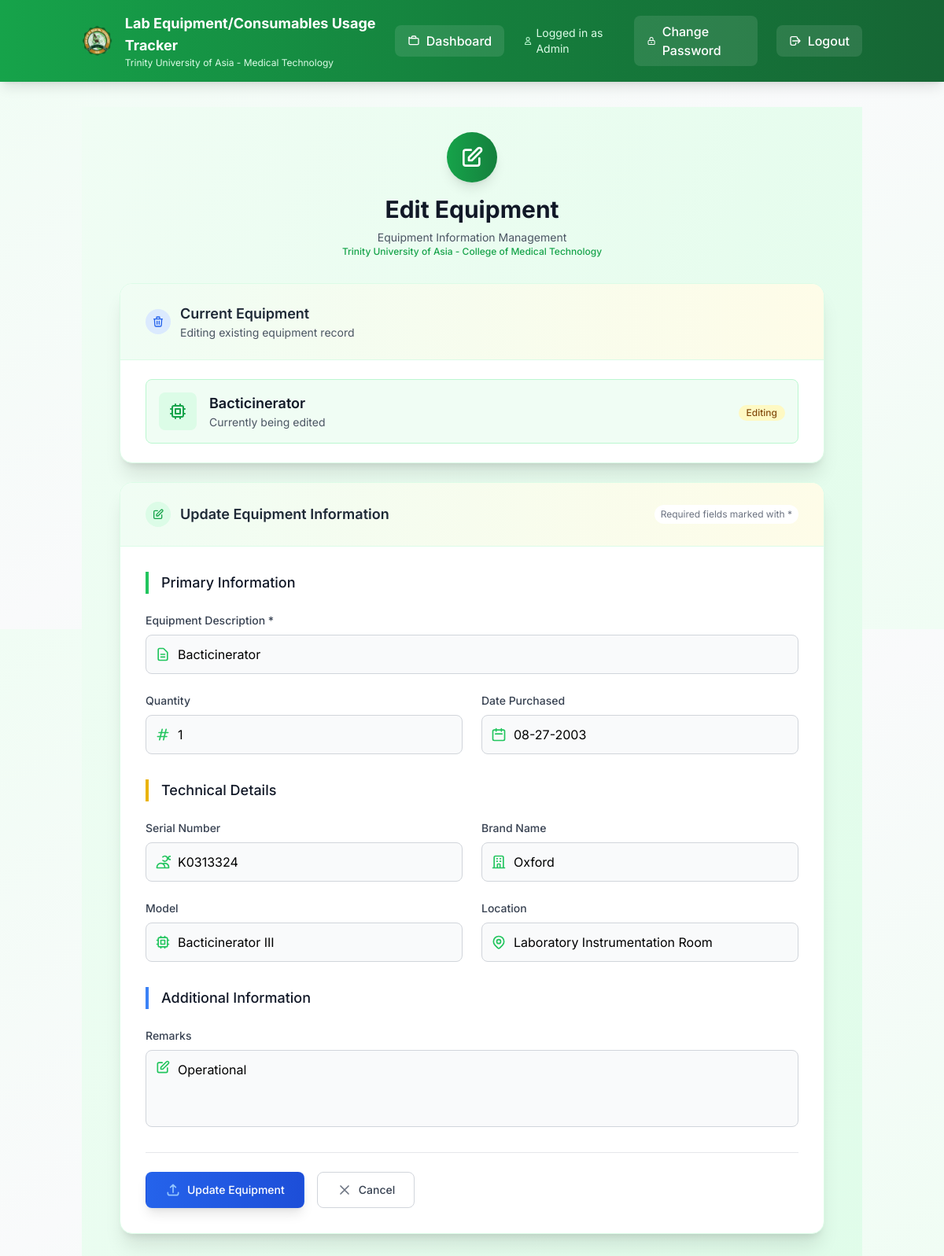
/equipment/edit/42 (signed in), run on the app's committed database.
### models.py (models this page shows)
class Equipment(db.Model):
    id = db.Column(db.Integer, primary_key=True)
    description = db.Column(db.String(200), nullable=False)
    qty = db.Column(db.Integer)
    date_purchased = db.Column(db.String(20))
    serial_number = db.Column(db.String(100))
    brand_name = db.Column(db.String(100))
    model = db.Column(db.String(100))
    remarks = db.Column(db.String(100))
    location = db.Column(db.String(200))
    barcode = db.Column(db.String(50), nullable=True)  # Barcode for quick scanning

### app.py (the view, shortened to what this page needs)
@app.route('/equipment/edit/<int:id>', methods=['GET', 'POST'])
def edit_equipment(id):
    if session.get('role') not in ['admin', 'tech']:
        return redirect(url_for('dashboard'))
    equipment = Equipment.query.get_or_404(id)
    return render_template('edit_equipment.html', equipment=equipment)

### templates/edit_equipment.html (shortened to what this page needs)
{% extends "base.html" %}
{% block content %}
<div class="min-h-screen bg-gradient-to-br from-green-50 to-green-100 py-8 px-4 sm:px-6 lg:px-8">
  <div class="max-w-4xl mx-auto">
    <div class="text-center mb-8">
      <div class="mx-auto h-16 w-16 bg-gradient-to-r from-green-600 to-green-700 rounded-full flex items-center justify-center shadow-lg mb-4">
        <svg class="h-8 w-8 text-white" fill="none" stroke="currentColor" viewBox="0 0 24 24">
          <path stroke-linecap="round" stroke-linejoin="round" stroke-width="2" d="M11 5H6a2 2 0 00-2 2v11a2 2 0 002 2h11a2 2 0 002-2v-5m-1.414-9.414a2 2 0 112.828 2.828L11.828 15H9v-2.828l8.586-8.586z"/>
        </svg>
      </div>
      <h1 class="text-3xl font-bold text-gray-900 mb-2">Edit Equipment</h1>
      <p class="text-sm text-gray-600">Equipment Information Management</p>
      <p class="text-xs text-green-600 font-medium">Trinity University of Asia - College of Medical Technology</p>
    </div>
    <div class="bg-white rounded-2xl shadow-xl border border-green-100 overflow-hidden mb-6">
      <div class="px-8 py-6 bg-gradient-to-r from-green-50 to-yellow-50 border-b border-green-100">
        <div class="flex items-center space-x-3">
          <div class="h-8 w-8 bg-blue-100 rounded-full flex items-center justify-center">
            <svg class="h-4 w-4 text-blue-600" fill="none" stroke="currentColor" viewBox="0 0 24 24">
              <path stroke-linecap="round" stroke-linejoin="round" stroke-width="2" d="M19 7l-.867 12.142A2 2 0 0116.138 21H7.862a2 2 0 01-1.995-1.858L5 7m5 4v6m4-6v6m1-10V4a1 1 0 00-1-1h-4a1 1 0 00-1 1v3M4 7h16"/>
            </svg>
          </div>
          <div>
            <h2 class="text-lg font-semibold text-gray-800">Current Equipment</h2>
            <p class="text-sm text-gray-600">Editing existing equipment record</p>
          </div>
        </div>
      </div>
      <div class="px-8 py-6">
        <div class="flex items-center space-x-4 p-4 bg-green-50 rounded-lg border border-green-200">
          <div class="flex-shrink-0">
            <div class="h-12 w-12 bg-green-100 rounded-lg flex items-center justify-center">
              <svg class="h-6 w-6 text-green-600" fill="none" stroke="currentColor" viewBox="0 0 24 24">
                <path stroke-linecap="round" stroke-linejoin="round" stroke-width="2" d="M9 3v2m6-2v2M9 19v2m6-2v2M5 9H3m2 6H3m18-6h-2m2 6h-2M7 19h10a2 2 0 002-2V7a2 2 0 00-2-2H7a2 2 0 00-2 2v10a2 2 0 002 2zM9 9h6v6H9V9z"/>
              </svg>
            </div>
          </div>
          <div class="flex-1">
            <h3 class="text-lg font-semibold text-gray-900">{{ equipment.description }}</h3>
            <p class="text-sm text-gray-600">Currently being edited</p>
          </div>
          <div class="flex-shrink-0">
            <span class="inline-flex items-center px-2.5 py-0.5 rounded-full text-xs font-medium bg-yellow-100 text-yellow-800">
              Editing
            </span>
          </div>
        </div>
      </div>
    </div>
    <div class="bg-white rounded-2xl shadow-xl border border-green-100 overflow-hidden">
      <div class="px-8 py-6 bg-gradient-to-r from-green-50 to-yellow-50 border-b border-green-100">
        <div class="flex items-center justify-between">
          <div class="flex items-center space-x-3">
            <div class="h-8 w-8 bg-green-100 rounded-full flex items-center justify-center">
              <svg class="h-4 w-4 text-green-600" fill="none" stroke="currentColor" viewBox="0 0 24 24">
                <path stroke-linecap="round" stroke-linejoin="round" stroke-width="2" d="M11 5H6a2 2 0 00-2 2v11a2 2 0 002 2h11a2 2 0 002-2v-5m-1.414-9.414a2 2 0 112.828 2.828L11.828 15H9v-2.828l8.586-8.586z"/>
              </svg>
            </div>
            <h2 class="text-lg font-semibold text-gray-800">Update Equipment Information</h2>
          </div>
          <span class="text-xs text-gray-500 bg-white px-2 py-1 rounded-full">Required fields marked with *</span>
        </div>
      </div>
      <div class="px-8 py-8">
        <form method="POST" class="space-y-8">
          <div class="space-y-6">
            <div class="border-l-4 border-green-500 pl-4">
              <h3 class="text-lg font-medium text-gray-900 mb-4">Primary Information</h3>
            </div>
            <div class="grid grid-cols-1 md:grid-cols-2 gap-6">
              <div class="md:col-span-2">
                <label class="block text-sm font-medium text-gray-700 mb-2">
                  Equipment Description *
                </label>
                <div class="relative">
                  <div class="absolute inset-y-0 left-0 pl-3 flex items-center pointer-events-none">
                  </div>
                  <input type="text" name="description" value="{{ equipment.description }}" required
                         placeholder="Enter equipment description"
                         class="block w-full pl-10 pr-3 py-3 border border-gray-300 rounded-lg focus:outline-none focus:ring-2 focus:ring-green-500 focus:border-green-500 transition duration-200 bg-gray-50 focus:bg-white">
                </div>
              </div>
              <div>
                <label class="block text-sm font-medium text-gray-700 mb-2">
                  Quantity
                </label>
                <div class="relative">
                  <div class="absolute inset-y-0 left-0 pl-3 flex items-center pointer-events-none">
                  </div>
                  <input type="number" name="qty" value="{{ equipment.qty }}" min="0"
                         placeholder="0"
                         class="block w-full pl-10 pr-3 py-3 border border-gray-300 rounded-lg focus:outline-none focus:ring-2 focus:ring-green-500 focus:border-green-500 transition duration-200 bg-gray-50 focus:bg-white">
                </div>
              </div>
              <div>
                <label class="block text-sm font-medium text-gray-700 mb-2">
                  Date Purchased
                </label>
                <div class="relative">
                  <div class="absolute inset-y-0 left-0 pl-3 flex items-center pointer-events-none">
                  </div>
                  <input type="text" name="date_purchased" value="{{ equipment.date_purchased }}"
                         placeholder="MM-DD-YYYY"
                         class="block w-full pl-10 pr-3 py-3 border border-gray-300 rounded-lg focus:outline-none focus:ring-2 focus:ring-green-500 focus:border-green-500 transition duration-200 bg-gray-50 focus:bg-white">
                </div>
              </div>
            </div>
          </div>
          <div class="space-y-6">
            <div class="border-l-4 border-yellow-500 pl-4">
              <h3 class="text-lg font-medium text-gray-900 mb-4">Technical Details</h3>
            </div>
            <div class="grid grid-cols-1 md:grid-cols-2 gap-6">
              <div>
                <label class="block text-sm font-medium text-gray-700 mb-2">
                  Serial Number
                </label>
                <div class="relative">
                  <div class="absolute inset-y-0 left-0 pl-3 flex items-center pointer-events-none">
                  </div>
                  <input type="text" name="serial_number" value="{{ equipment.serial_number }}"
                         placeholder="Enter serial number"
                         class="block w-full pl-10 pr-3 py-3 border border-gray-300 rounded-lg focus:outline-none focus:ring-2 focus:ring-green-500 focus:border-green-500 transition duration-200 bg-gray-50 focus:bg-white">
                </div>
              </div>
              <div>
                <label class="block text-sm font-medium text-gray-700 mb-2">
                  Brand Name
                </label>
                <div class="relative">
                  <div class="absolute inset-y-0 left-0 pl-3 flex items-center pointer-events-none">
                  </div>
                  <input type="text" name="brand_name" value="{{ equipment.brand_name }}"
                         placeholder="Enter brand name"
                         class="block w-full pl-10 pr-3 py-3 border border-gray-300 rounded-lg focus:outline-none focus:ring-2 focus:ring-green-500 focus:border-green-500 transition duration-200 bg-gray-50 focus:bg-white">
                </div>
              </div>
              <div>
                <label class="block text-sm font-medium text-gray-700 mb-2">
                  Model
                </label>
                <div class="relative">
                  <div class="absolute inset-y-0 left-0 pl-3 flex items-center pointer-events-none">
                  </div>
                  <input type="text" name="model" value="{{ equipment.model }}"
                         placeholder="Enter model number"
                         class="block w-full pl-10 pr-3 py-3 border border-gray-300 rounded-lg focus:outline-none focus:ring-2 focus:ring-green-500 focus:border-green-500 transition duration-200 bg-gray-50 focus:bg-white">
                </div>
              </div>
              <div>
                <label class="block text-sm font-medium text-gray-700 mb-2">
                  Location
                </label>
                <div class="relative">
                  <div class="absolute inset-y-0 left-0 pl-3 flex items-center pointer-events-none">
                  </div>
                  <input type="text" name="location" value="{{ equipment.location }}"
                         placeholder="Enter location (e.g., Lab A, Room 101)"
                         class="block w-full pl-10 pr-3 py-3 border border-gray-300 rounded-lg focus:outline-none focus:ring-2 focus:ring-green-500 focus:border-green-500 transition duration-200 bg-gray-50 focus:bg-white">
                </div>
              </div>
            </div>
          </div>
          <div class="space-y-6">
            <div class="border-l-4 border-blue-500 pl-4">
              <h3 class="text-lg font-medium text-gray-900 mb-4">Additional Information</h3>
            </div>
            <div>
              <label class="block text-sm font-medium text-gray-700 mb-2">
                Remarks
              </label>
              <div class="relative">
                <div class="absolute top-3 left-3 pointer-events-none">
                </div>
                <textarea name="remarks" rows="3"
                          placeholder="Enter any additional remarks or notes"
                          class="block w-full pl-10 pr-3 py-3 border border-gray-300 rounded-lg focus:outline-none focus:ring-2 focus:ring-green-500 focus:border-green-500 transition duration-200 bg-gray-50 focus:bg-white resize-none">{{ equipment.remarks }}</textarea>
              </div>
            </div>
          </div>
          <div class="flex flex-col sm:flex-row space-y-3 sm:space-y-0 sm:space-x-4 pt-6 border-t border-gray-200">
            <button type="submit"
                    class="group relative flex-1 sm:flex-none flex justify-center items-center py-3 px-6 border border-transparent text-sm font-medium rounded-lg text-white bg-gradient-to-r from-blue-600 to-blue-700 hover:from-blue-700 hover:to-blue-800 focus:outline-none focus:ring-2 focus:ring-offset-2 focus:ring-blue-500 transition duration-200 shadow-lg hover:shadow-xl transform hover:-translate-y-0.5">
              <svg class="h-5 w-5 mr-2 text-blue-300 group-hover:text-blue-200" fill="none" stroke="currentColor" viewBox="0 0 24 24">
                <path stroke-linecap="round" stroke-linejoin="round" stroke-width="2" d="M4 16v1a3 3 0 003 3h10a3 3 0 003-3v-1m-4-8l-4-4m0 0L8 8m4-4v12"/>
              </svg>
              Update Equipment
            </button>
            <a href="{{ url_for('equipment') }}"
               class="flex-1 sm:flex-none flex justify-center items-center py-3 px-6 border border-gray-300 text-sm font-medium rounded-lg text-gray-700 bg-white hover:bg-gray-50 focus:outline-none focus:ring-2 focus:ring-offset-2 focus:ring-gray-500 transition duration-200">
              <svg class="h-5 w-5 mr-2 text-gray-500" fill="none" stroke="currentColor" viewBox="0 0 24 24">
                <path stroke-linecap="round" stroke-linejoin="round" stroke-width="2" d="M6 18L18 6M6 6l12 12"/>
              </svg>
              Cancel
            </a>
          </div>
        </form>
      </div>
    </div>
  </div>
</div>
{% endblock %}

### templates/base.html (style rules this page uses)
body { font-family: 'Inter', sans-serif; }
* { transition: all 0.2s ease-in-out; }

### templates/edit_equipment.html (style rules this page uses)
body { font-family: 'Inter', sans-serif; }
.max-w-4xl { animation: fadeInUp 0.6s ease-out; }

### data on the page
Equipment: description "Bacticinerator", qty "1", date_purchased "08-27-2003", serial_number "K0313324", brand_name "Oxford", model "Bacticinerator III", location "Laboratory Instrumentation Room", remarks "Operational"

### other printed values
{{ session.get('role', 'User').title() }} "Admin"
